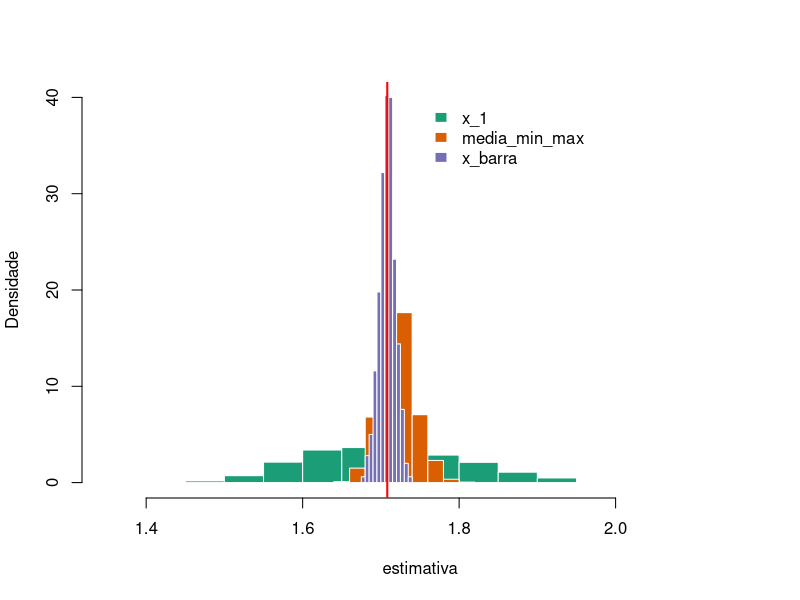
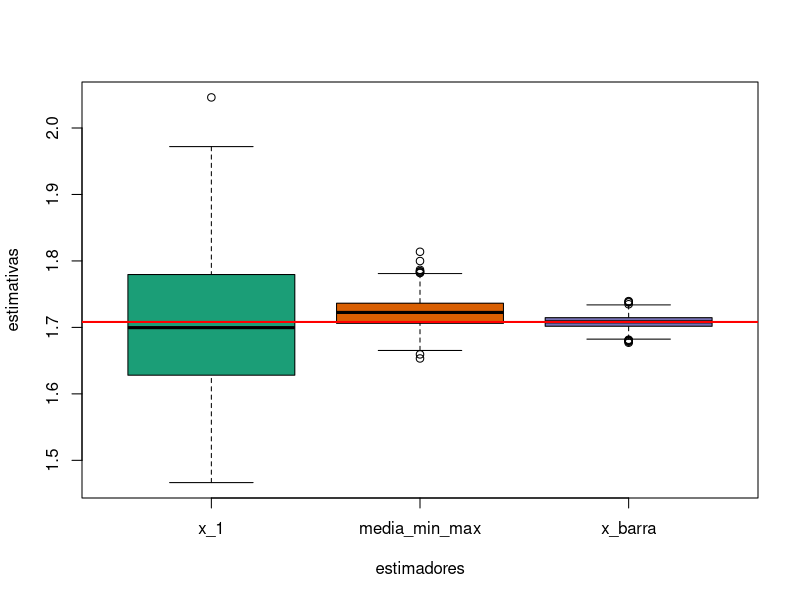

These charts were generated, in order, by the following R code:
set.seed(16052023)

# Suponha que temos o registro das alturas de uma população

N <- 10000000
altura_homens <- rnorm(n = N/2, mean = 1.778, sd = 0.0762)
altura_mulheres <- rnorm(n = N/2, mean = 1.6383, sd = 0.0635)
altura_pop <- c(altura_homens, altura_mulheres)

# Desta forma, conhecemos a VERDADEIRA ALTURA MÉDIA da população

(A_VERDADE <- mean(altura_pop))

# Suponha que selecionamos uma amostra das alturas da população

n <- 100
altura_amostra <- sample(x = altura_pop, size = n, replace = FALSE)

# Vamos estimar a altura média utilizando três diferentes estimadores

## A média aritmética (x_barra)

mean(altura_amostra)

## A primeira observação da amostra (x_1)

altura_amostra[1]

## A média aritmética entre os valores mínimo e máximo (media_min_max)

sum(c(min(altura_amostra), max(altura_amostra))) / 2

#### --------------------------------------------------
# Vamos repetir o procedimento de ESTIMAR A ALTURA MÉDIA
#### --------------------------------------------------

altura_amostra <- sample(x = altura_pop, size = n, replace = FALSE)

# Vamos estimar a altura média utilizando três diferentes estimadores

## A média aritmética (x_barra)

mean(altura_amostra)

## A primeira observação da amostra (x_1)

altura_amostra[1]

## A média aritmética entre os valores mínimo e máximo (media_min_max)

sum(c(min(altura_amostra), max(altura_amostra))) / 2

#### --------------------------------------------------
# Agora vamos repetir o procedimento de ESTIMAR A ALTURA MÉDIA
# VÁRIAS VEZES. Digamos, M = 1000. E vamos guardar todas as
# M = 1000 estimativas da altura média obtidas pelos
# três diferentes estimadores
#### --------------------------------------------------

M <- 1000
x_barra <- numeric(length = M)
x_1 <- numeric(length = M)
media_min_max <- numeric(length = M)

for (i in 1:M){
  
  altura_amostra <- sample(x = altura_pop, size = n, replace = FALSE)
  
  # Vamos estimar a altura média utilizando três diferentes estimadores
  
  ## A média aritmética (x_barra)
  
  x_barra[i] <- mean(altura_amostra)
  
  ## A primeira observação da amostra (x_1)
  
  x_1[i] <- altura_amostra[1]
  
  ## A média aritmética entre os valores mínimo e máximo (media_min_max)
  
  media_min_max[i] <- sum(c(min(altura_amostra), max(altura_amostra))) / 2
  
}

# Vamos ver como se comportam cada um dos estimadores
# Histograma, boxplot, média, desvio padrão, etc.

mean(x_barra); sd(x_barra)

mean(x_1); sd(x_1)

mean(media_min_max); sd(media_min_max)

# , xlim=c(-35, 100)

hist(x_1,
     col = '#1B9E77',
     border = "white",
     xlim=c(1.35, 2.15),
     ylim = c(0, 40),
     probability = TRUE,
     xlab = "estimativa",
     ylab = "Densidade",
     main = "")
hist(media_min_max,
     col = '#D95F02',
     border = "white",
     add = TRUE,
     probability = TRUE)
hist(x_barra,
     col = '#7570B3',
     border = "white",
     add = TRUE,
     probability = TRUE)
abline(v = A_VERDADE, col = "red", lwd = 2)
legend(x = 1.75,
       y = 40,
       legend = c("x_1", "media_min_max", "x_barra"),
       fill = c("#1B9E77", "#D95F02", "#7570B3"),
       border = "white",
       bty = "n")

estimativas <- c(x_1, media_min_max, x_barra)
estimadores <- c(rep("x_1", M), rep("media_min_max", M), rep("x_barra", M))
estimadores <- factor(estimadores,
                      levels = c("x_1", "media_min_max", "x_barra"))

boxplot(estimativas ~ estimadores, col = c("#1B9E77", "#D95F02", "#7570B3"))
abline(h = A_VERDADE, col = "red", lwd = 2)

# Veja o que acontece com o comportamento dos três estimadores
# se obtemos mais (menos) informação.
# Ou seja, aumente (diminua) o tamanho da amostra (n).

# Além disso, implemente o mesmo esquema de simulação, porém
# agora para avaliar os dois estimadores para a variância populacional
# apresentados em aula